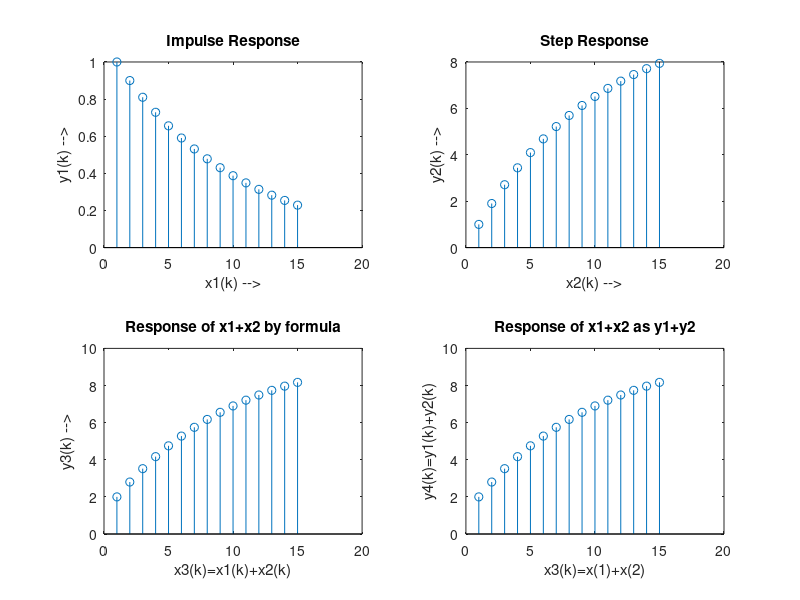

The MATLAB source for this figure:
clc
clear all;
y1=zeros(1,15);
for k=1:15
    if k==1
        x1(k)=1;
    else
        x1(k)=0;
    end
end
%x1(k) is unit impulse  here
for k=1:15
    if k==1
        y1(k)=x1(k);
    else
        y1(k)=x1(k)+0.9*y1(k-1);
    end
end
%y1(k) is unit impulse response here
y2=zeros(1,15);
for k=1:15
    if k>=1
        x2(k)=1;
    else
        x2(k)=0;
    end
end
%x2(k) is unit step function here
for k=1:15
    if k==1
        y2(k)=x2(k);
    else
        y2(k)=x2(k)+0.9*y2(k-1);
    end
end
%y1(k) is unit step response here
x3=x1+x2;

for k=1:15
    if k==1
        y3(k)=x3(k);
    else
        y3(k)=x3(k)+0.9*y3(k-1);
    end
end
for k=1:15
    y4=y1+y2
end
subplot(221),stem(y1)
xlabel('x1(k) -->')
ylabel('y1(k) -->')
title('Impulse Response')

subplot(222),stem(y2)
xlabel('x2(k) -->')
ylabel('y2(k) -->')
title('Step Response')

subplot(223),stem(y3)
xlabel('x3(k)=x1(k)+x2(k)')
ylabel('y3(k) -->')
title('Response of x1+x2 by formula')

subplot(224),stem(y4)
xlabel('x3(k)=x(1)+x(2)')
ylabel('y4(k)=y1(k)+y2(k)')
title('Response of x1+x2 as y1+y2')